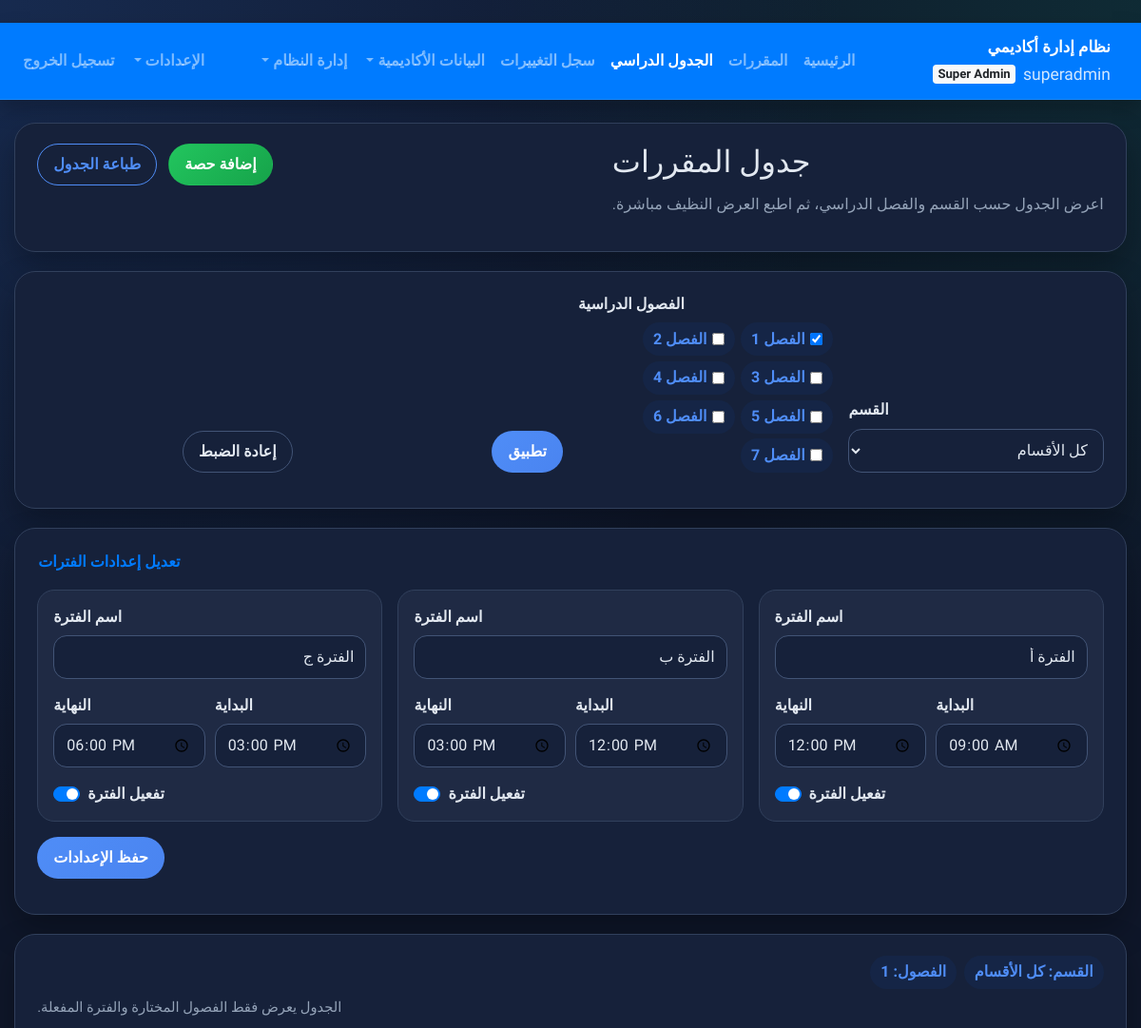
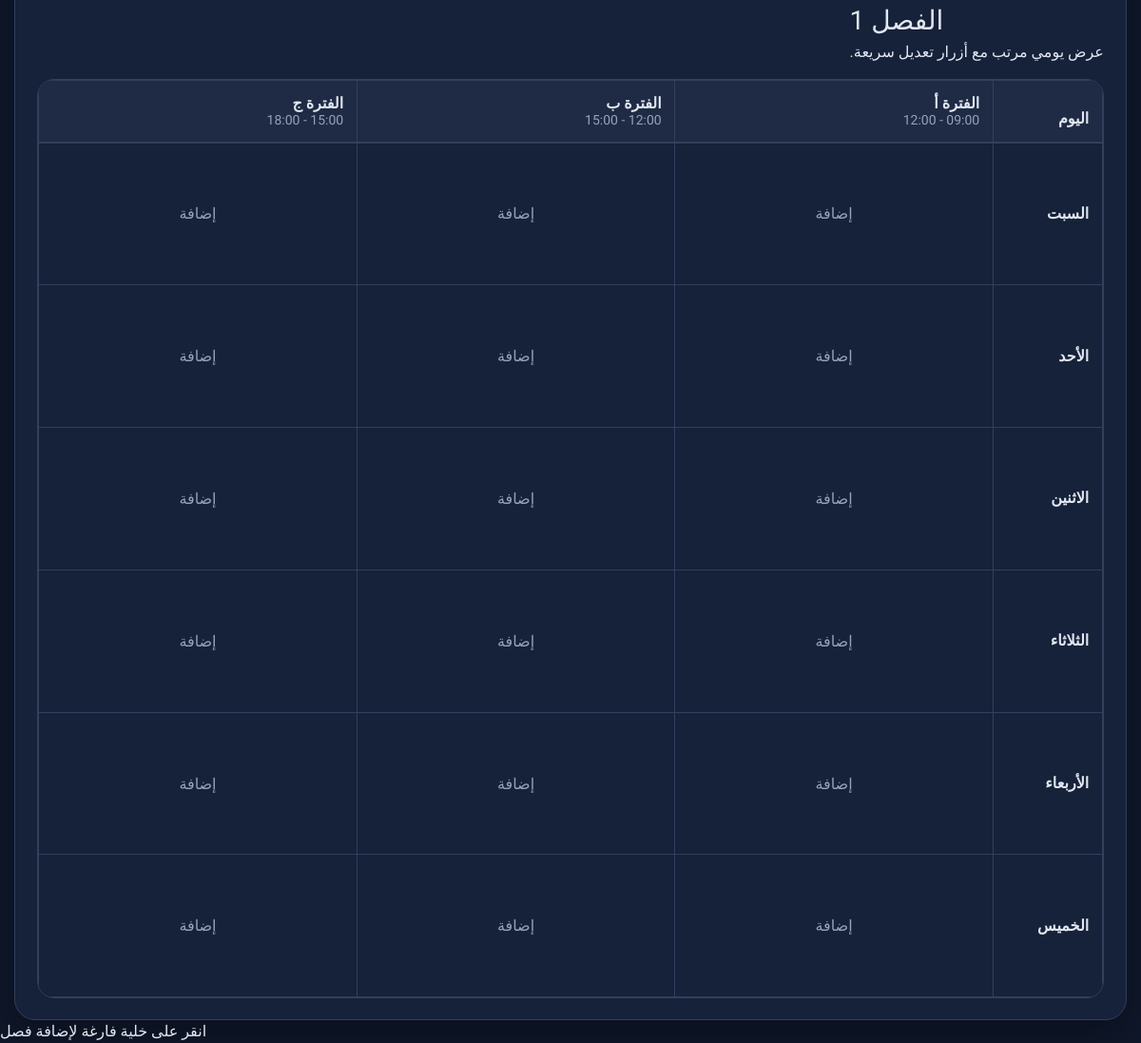
Page /timetable/ (signed in) on the committed database (2 pictures, top to bottom).
### tables this page shows
CREATE TABLE users (
    id INTEGER PRIMARY KEY AUTOINCREMENT,
    username TEXT UNIQUE NOT NULL,
    password TEXT NOT NULL,
    role TEXT NOT NULL CHECK(role IN ('admin', 'super_admin')),
    label TEXT NOT NULL,
    created_at TIMESTAMP DEFAULT CURRENT_TIMESTAMP
, department TEXT);

CREATE TABLE period_settings (
            code TEXT PRIMARY KEY,
            label TEXT NOT NULL,
            start_time TEXT NOT NULL,
            end_time TEXT NOT NULL,
            is_enabled INTEGER NOT NULL DEFAULT 1,
            sort_order INTEGER NOT NULL
        );

### routes/timetable.py (the view)
@timetable_bp.route('/')
@login_required
@courses_timetable_admin_required
def list_timetable():
    conn = db.get_db()
    selected_department_id = request.args.get('department_id', '')
    selected_user_id = request.args.get('user_id', '')
    selected_semesters_raw = request.args.getlist('semester')
    departments_rows = _fetch_departments(conn)
    departments = [dict(row) for row in departments_rows]
    department_semester_map = {row['name']: row['semesters'] for row in departments_rows}
    selected_department_name = ''
    if selected_department_id:
        selected = conn.execute('SELECT name FROM departments WHERE id = ?', (selected_department_id,)).fetchone()
        selected_department_name = selected['name'] if selected else ''
    allowed_semesters = _build_allowed_semesters(selected_department_name, department_semester_map)
    selected_semesters = [int(value) for value in selected_semesters_raw if str(value).isdigit() and int(value) in allowed_semesters]
    if not selected_semesters:
        selected_semesters = [allowed_semesters[0]]
    enabled_periods = _get_periods(conn, enabled_only=True)
    sql = """
        SELECT t.*, c.name AS course_name, c.department AS course_department,
               te.name AS teacher_name,
               r.name AS room_name, r.name_ar AS room_name_ar,
               u.username AS owner_username, u.label AS owner_label
        FROM timetable t
        JOIN courses c ON c.id = t.course_id
        JOIN teachers te ON te.id = t.teacher_id
        JOIN rooms r ON r.id = t.room_id
        LEFT JOIN users u ON u.id = t.user_id
        WHERE t.semester IN ({})
    """.format(','.join('?' for _ in selected_semesters))
    params = list(selected_semesters)
    if session.get('role') != 'super_admin':
        sql += ' AND t.user_id = ?'
        params.append(session['user_id'])
    elif selected_user_id:
        sql += ' AND t.user_id = ?'
        params.append(selected_user_id)
    if selected_department_name:
        sql += ' AND c.department = ?'
        params.append(selected_department_name)
    sql += ' ORDER BY t.day, t.semester, t.section, t.created_at'
    rows = conn.execute(sql, params).fetchall()
    timetable = {}
    for row in rows:
        timetable.setdefault(row['day'], {}).setdefault(row['semester'], {})[row['section']] = dict(row)
    users = []
    if session.get('role') == 'super_admin':
        users = conn.execute('SELECT id, username, role FROM users ORDER BY username').fetchall()
    current_owner_id = session['user_id'] if session.get('role') != 'super_admin' else _safe_int(selected_user_id, session['user_id'])
    courses = _fetch_courses(conn, include_all=session.get('role') == 'super_admin', owner_user_id=current_owner_id)
    teachers = _fetch_teachers(conn, owner_user_id=current_owner_id, include_all=session.get('role') == 'super_admin')
    rooms = _fetch_rooms(conn)
    period_settings = _get_periods(conn, enabled_only=False)
    return render_template(
        'timetable/list.html',
        timetable=timetable,
        days=DAY_NAMES,
        day_labels=DAY_LABELS,
        enabled_periods=enabled_periods,
        period_settings=period_settings,
        selected_department_id=selected_department_id,
        selected_semesters=selected_semesters,
        allowed_semesters=allowed_semesters,
        departments=departments,
        selected_department_name=selected_department_name,
        users=users,
        courses=courses,
        teachers=teachers,
        rooms=rooms,
        can_delete_critical=_can_delete_critical(),
    )

### db.py (called while the page is built)
def _get_column_names(conn, table_name):
    rows = conn.execute(f'PRAGMA table_info({table_name})').fetchall()
    return {row[1] for row in rows}

def _ensure_history_table(conn):
    conn.execute(
        """
        CREATE TABLE IF NOT EXISTS history (
            id INTEGER PRIMARY KEY AUTOINCREMENT,
            action TEXT NOT NULL,
            entity_type TEXT NOT NULL,
            entity_id INTEGER,
            actor_user_id INTEGER,
            actor_username TEXT,
            message TEXT,
            old_value TEXT,
            new_value TEXT,
            created_at TIMESTAMP DEFAULT CURRENT_TIMESTAMP
        )
        """
    )
    conn.execute(
        """
        CREATE INDEX IF NOT EXISTS idx_history_created_at
        ON history(created_at DESC)
        """
    )

def get_db():
    db = getattr(g, '_database', None)
    if db is None:
        db = g._database = sqlite3.connect(DATABASE)
        db.text_factory = str
        db.row_factory = sqlite3.Row
        db.execute('PRAGMA foreign_keys = ON')
        ensure_schema(db)
    return db

### routes/__init__.py (called while the page is built)
def login_required(view):
    @wraps(view)
    def wrapped(*args, **kwargs):
        if 'user_id' not in session:
            flash('يجب تسجيل الدخول أولاً.', 'danger')
            return redirect(url_for('auth.login'))
        return view(*args, **kwargs)
    return wrapped

def role_required(*allowed_roles):
    def decorator(view):
        @wraps(view)
        def wrapped(*args, **kwargs):
            if session.get('role') not in allowed_roles:
                flash('ليس لديك صلاحية الوصول إلى هذه الصفحة.', 'danger')
                return redirect(url_for('auth.dashboard'))
            return view(*args, **kwargs)
        return wrapped
    return decorator

### routes/timetable.py (called while the page is built)
def _safe_int(value, default=None):
    try:
        return int(value)
    except (TypeError, ValueError):
        return default

def _parse_time(value):
    return datetime.strptime(value, '%H:%M').time()

def _fetch_departments(conn):
    return conn.execute('SELECT id, name, semesters FROM departments ORDER BY name').fetchall()

def _fetch_rooms(conn):
    rows = conn.execute('SELECT * FROM rooms ORDER BY name').fetchall()
    return [dict(row) for row in rows]

def _can_delete_critical():
    return session.get('role') == 'super_admin'

### templates/timetable/list.html (shortened to what this page needs)
﻿{% extends 'base.html' %}
{% block content %}
<div class="timetable-layout">
  <section class="page-card timetable-hero no-print">
    <div class="page-title">
      <div class="page-summary">
        <h2>جدول المقررات</h2>
        <p>اعرض الجدول حسب القسم والفصل الدراسي، ثم اطبع العرض النظيف مباشرة.</p>
      </div>
      <div class="timetable-actions">
        <a href="{{ url_for('timetable.create_timetable') }}" class="btn btn-success">إضافة حصة</a>
        <button type="button" class="btn btn-outline-primary" onclick="window.print()">طباعة الجدول</button>
      </div>
    </div>
  </section>
  <section class="page-card timetable-filter-card no-print">
    <form method="get" class="timetable-filters">
      <div class="form-group mb-0">
        <label for="departmentFilter">القسم</label>
        <select id="departmentFilter" name="department_id" class="form-control">
          <option value="">كل الأقسام</option>
        </select>
      </div>
      <div class="form-group mb-0 full">
        <label>الفصول الدراسية</label>
        <div class="badge-stack">
          {% for semester in allowed_semesters %}
          <label class="badge-soft mb-0">
            <input type="checkbox" name="semester" value="{{ semester }}" {% if semester in selected_semesters %}checked{% endif %}>
            <span>الفصل {{ semester }}</span>
          </label>
          {% endfor %}
        </div>
      </div>
      <div class="form-group mb-0 d-flex align-items-end">
        <button type="submit" class="btn btn-primary">تطبيق</button>
      </div>
      <div class="form-group mb-0 d-flex align-items-end">
        <a href="{{ url_for('timetable.list_timetable') }}" class="btn btn-outline-secondary">إعادة الضبط</a>
      </div>
    </form>
  </section>
  {% if session.role == 'super_admin' %}
  <section class="page-card no-print">
    <button class="btn btn-link p-0 mb-3" data-toggle="periodSettings">تعديل إعدادات الفترات</button>
    <div id="periodSettings" class="collapsible">
      <form method="post" action="{{ url_for('timetable.update_period_settings') }}">
        <div class="timetable-period-grid">
          {% for period in period_settings %}
          <div class="period-card">
            <div class="form-group">
              <label>اسم الفترة</label>
              <input class="form-control" name="{{ period.code }}_label" value="{{ period.label }}" required>
            </div>
            <div class="form-row">
              <div class="form-group col-6">
                <label>البداية</label>
                <input class="form-control" type="time" name="{{ period.code }}_start" value="{{ period.start_time }}" required>
              </div>
              <div class="form-group col-6">
                <label>النهاية</label>
                <input class="form-control" type="time" name="{{ period.code }}_end" value="{{ period.end_time }}" required>
              </div>
            </div>
            <div class="custom-control custom-switch">
              <label class="custom-control-label" for="period_{{ period.code }}">تفعيل الفترة</label>
            </div>
          </div>
          {% endfor %}
        </div>
        <div class="mt-3">
          <button class="btn btn-primary" type="submit">حفظ الإعدادات</button>
        </div>
      </form>
    </div>
  </section>
  {% endif %}
  <section class="page-card timetable-card print-area">
    <div class="timetable-summary mb-3 no-print">
      <div class="summary-line">
        <span class="badge-soft">القسم: {{ selected_department_name or 'كل الأقسام' }}</span>
        <span class="badge-soft">الفصول: {% for semester in selected_semesters %}{{ semester }}{% if not loop.last %}، {% endif %}{% endfor %}</span>
      </div>
      <div class="small-note">الجدول يعرض فقط الفصول المختارة والفترة المفعلة.</div>
    </div>
    <div class="semester-stack">
      {% for semester in selected_semesters %}
      <section class="timetable-subsection" data-semester="{{ semester }}">
        <div class="table-head mb-3 no-print">
          <div>
            <h3 class="mb-1">الفصل {{ semester }}</h3>
            <p class="mb-0">عرض يومي مرتب مع أزرار تعديل سريعة.</p>
          </div>
        </div>
        <div class="timetable-table-wrap">
          <table class="table table-bordered timetable-print-table">
            <colgroup>
              <col class="day-col">
              {% for period in enabled_periods %}
              <col>
              {% endfor %}
            </colgroup>
            <thead>
              <tr>
                <th>اليوم</th>
                {% for period in enabled_periods %}
                <th data-period-code="{{ period.code }}">
                  <div>{{ period.label }}</div>
                  <small class="metadata-only text-muted">{{ period.start_time }} - {{ period.end_time }}</small>
                </th>
                {% endfor %}
              </tr>
            </thead>
            <tbody>
              {% for day in days %}
              <tr>
                <td><div class="day-label">{{ day_labels.get(day, day) }}</div></td>
                {% for period in enabled_periods %}
                {% set entry = timetable.get(day, {}).get(semester, {}).get(period.code) %}
                <td>
                  {% if entry %}
                  <div class="schedule-item" data-edit-url="{{ url_for('timetable.edit_timetable', id=entry.id) }}">
                    <div class="schedule-course">{{ entry.course_name }}</div>
                    <div class="schedule-teacher">{{ entry.teacher_name }}</div>
                    <div class="schedule-room">{{ entry.room_name_ar or entry.room_name }}</div>
                    {% if session.role == 'super_admin' %}
                    {% endif %}
                    <div class="schedule-actions no-print">
                      <a href="{{ url_for('timetable.edit_timetable', id=entry.id) }}" class="btn btn-sm btn-outline-primary">تعديل</a>
                      {% if can_delete_critical %}
                      <button class="btn btn-sm btn-outline-danger delete-entry-btn" type="button" data-id="{{ entry.id }}">حذف</button>
                      {% endif %}
                    </div>
                  </div>
                  {% else %}
                  <div class="empty-cell no-print">إضافة</div>
                  {% endif %}
                </td>
                {% endfor %}
              </tr>
              {% endfor %}
            </tbody>
          </table>
        </div>
      </section>
      {% endfor %}
    </div>
  </section>
</div>
{% endblock %}

### templates/partials/navbar.html (shortened to what this page needs)
﻿{% set role = session.get('role', '') %}
{% set ep = request.endpoint or '' %}
<nav class="navbar navbar-expand-lg navbar-dark bg-primary rtl app-navbar">
  <a class="navbar-brand app-brand" href="{{ url_for('auth.dashboard') }}">
    <span class="brand-title">نظام إدارة أكاديمي</span>
    {% if session.get('username') %}
    <small class="brand-subtitle">
      {{ session.get('username') }}
      <span class="badge badge-light role-badge">{{ 'Super Admin' if role == 'super_admin' else 'Admin' }}</span>
    </small>
    {% endif %}
  </a>
  <div class="collapse navbar-collapse" id="mainNavbar">
    <ul class="navbar-nav mr-auto align-items-lg-center">
      <li class="nav-item {{ 'active' if ep == 'auth.dashboard' else '' }}">
        <a class="nav-link" href="{{ url_for('auth.dashboard') }}">الرئيسية</a>
      </li>
      <li class="nav-item {{ 'active' if ep.startswith('courses.') else '' }}">
        <a class="nav-link" href="{{ url_for('courses.list_courses') }}">المقررات</a>
      </li>
      <li class="nav-item {{ 'active' if ep.startswith('timetable.') else '' }}">
        <a class="nav-link" href="{{ url_for('timetable.list_timetable') }}">الجدول الدراسي</a>
      </li>
      <li class="nav-item {{ 'active' if ep.startswith('history.') else '' }}">
        <a class="nav-link" href="{{ url_for('history.list_history') }}">سجل التغييرات</a>
      </li>
      {% if role == 'super_admin' %}
      <li class="nav-item dropdown">
        <a class="nav-link dropdown-toggle" href="#" id="academicMenu" role="button" data-toggle="dropdown" aria-haspopup="true" aria-expanded="false">
          البيانات الأكاديمية
        </a>
      </li>
      <li class="nav-item dropdown">
        <a class="nav-link dropdown-toggle" href="#" id="systemMenu" role="button" data-toggle="dropdown" aria-haspopup="true" aria-expanded="false">
          إدارة النظام
        </a>
      </li>
      {% endif %}
    </ul>
    <ul class="navbar-nav align-items-lg-center">
      <li class="nav-item dropdown">
        <a class="nav-link dropdown-toggle" href="#" id="uiSettingsMenu" role="button" data-toggle="dropdown" aria-haspopup="true" aria-expanded="false">
          الإعدادات
        </a>
      </li>
      <li class="nav-item">
        <a class="nav-link" href="{{ url_for('auth.logout') }}">تسجيل الخروج</a>
      </li>
    </ul>
  </div>
</nav>

### templates/base.html (style rules this page uses)
body { font-family: 'Tajawal', sans-serif; }
.rtl { direction: rtl; text-align: right; }
.table td, .table th { vertical-align: middle; }

### rows in the picture
users: get "superadmin"
period_settings: label "الفترة أ", start_time "09:00", end_time "12:00"
period_settings: label "الفترة ب", start_time "12:00", end_time "15:00"
period_settings: label "الفترة ج", start_time "15:00", end_time "18:00"

### other values in the picture
{{ 'Super Admin' if role == 'super_admin' else 'Admin' }} "Super Admin"
{{ semester }} "1" "2" "3" "4" "5" "6" "7"
{{ selected_department_name or 'كل الأقسام' }} "كل الأقسام"
{{ semester }} "1"
{{ day_labels.get(day, day) }} "السبت" "الأحد" "الاثنين" "الثلاثاء" "الأربعاء" "الخميس"
